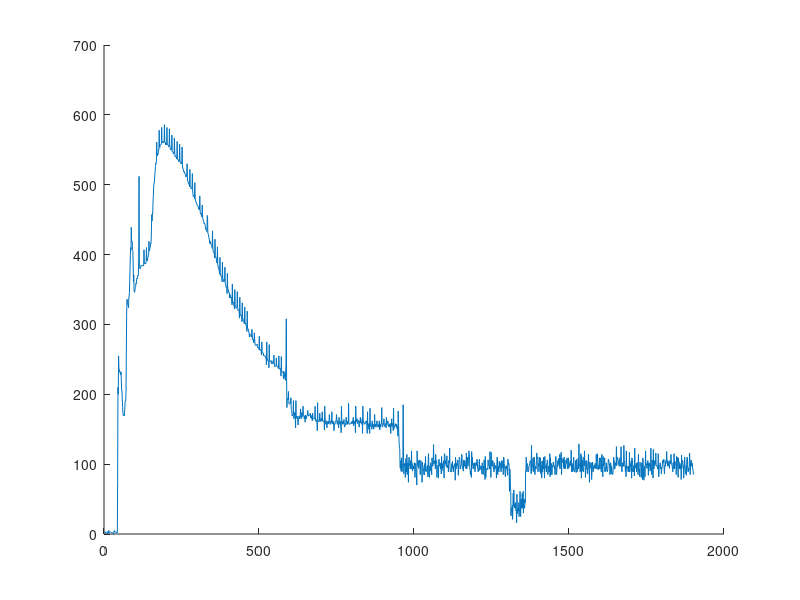

The MATLAB script that drew this image:
data = load('irSensor_calibration.csv');
sensor_out = data(:,1);
[length, columns] = size(sensor_out);
time = linspace(1,length,length);

clipped_out = sensor_out(600:2500);
[clipped_length, columns] = size(clipped_out);
clipped_time = linspace(1,clipped_length,clipped_length);

figure(1);
clf;
hold on;
% plot(time, sensor_out, 'r');
plot(clipped_time, clipped_out);
axis([0 2000 0 700]);